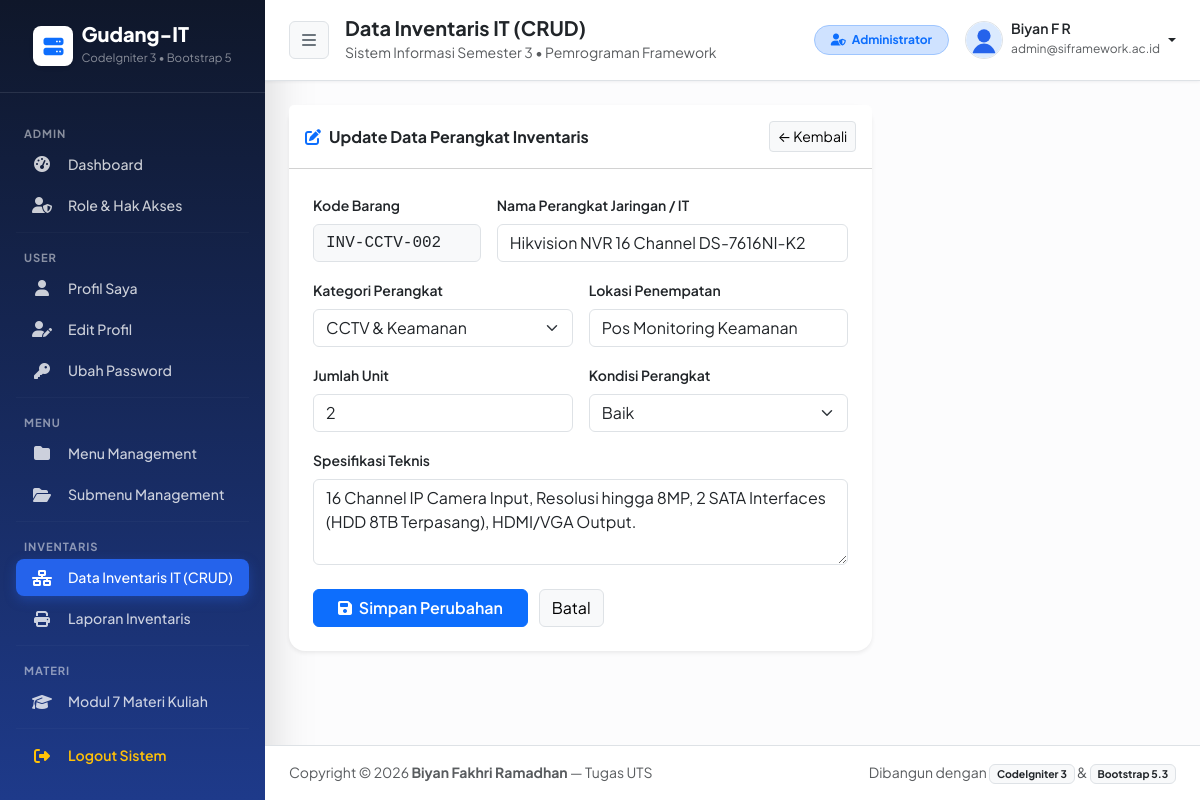
Page /inventaris/edit/2 (signed in) on the committed database.
### tables this page shows
CREATE TABLE `user_menu` (
  `id` int(11) NOT NULL AUTO_INCREMENT,
  `menu` varchar(128) NOT NULL,
  PRIMARY KEY (`id`)
);

CREATE TABLE `user_sub_menu` (
  `id` int(11) NOT NULL AUTO_INCREMENT,
  `menu_id` int(11) NOT NULL,
  `title` varchar(128) NOT NULL,
  `url` varchar(128) NOT NULL,
  `icon` varchar(128) NOT NULL,
  `is_active` int(1) NOT NULL DEFAULT 1,
  PRIMARY KEY (`id`),
  KEY `menu_id` (`menu_id`)
);

CREATE TABLE `user` (
  `id` int(11) NOT NULL AUTO_INCREMENT,
  `name` varchar(128) NOT NULL,
  `email` varchar(128) NOT NULL,
  `image` varchar(128) NOT NULL DEFAULT 'default.svg',
  `password` varchar(256) NOT NULL,
  `role_id` int(11) NOT NULL,
  `is_active` int(1) NOT NULL DEFAULT 1,
  `date_created` int(11) NOT NULL,
  PRIMARY KEY (`id`),
  UNIQUE KEY `email` (`email`)
);

CREATE TABLE `inventaris_it` (
  `id` int(11) NOT NULL AUTO_INCREMENT,
  `kode_barang` varchar(32) NOT NULL,
  `nama_barang` varchar(150) NOT NULL,
  `kategori` varchar(64) NOT NULL,
  `lokasi` varchar(128) NOT NULL,
  `jumlah` int(11) NOT NULL DEFAULT 1,
  `kondisi` enum('Baik','Perlu Perbaikan','Rusak') NOT NULL DEFAULT 'Baik',
  `spesifikasi` text DEFAULT NULL,
  `updated_at` datetime NOT NULL DEFAULT current_timestamp() ON UPDATE current_timestamp(),
  PRIMARY KEY (`id`),
  UNIQUE KEY `kode_barang` (`kode_barang`)
);

### application/controllers/Inventaris.php (called while the page is built, shortened)
<?php
class Inventaris extends CI_Controller
{
    public function __construct()
    {
        is_logged_in();
        $this->load->model('Inventaris_model', 'inventaris');
    }
    public function edit($id)
    {
        $data['title'] = 'Data Inventaris IT (CRUD)';
        $data['user'] = $this->db->get_where('user', ['email' => $this->session->userdata('email')])->row_array();
        $data['item'] = $this->inventaris->getInventarisById($id);
        $this->form_validation->set_rules('nama_barang', 'Nama Perangkat', 'required|trim');
        $this->form_validation->set_rules('kategori', 'Kategori', 'required|trim');
        $this->form_validation->set_rules('lokasi', 'Lokasi Penempatan', 'required|trim');
        $this->form_validation->set_rules('jumlah', 'Jumlah Unit', 'required|trim|numeric');
        $this->form_validation->set_rules('kondisi', 'Kondisi', 'required|trim');
        if ($this->form_validation->run() == false) {
            $this->load->view('templates/header', $data);
            $this->load->view('templates/sidebar', $data);
            $this->load->view('templates/topbar', $data);
            $this->load->view('inventaris/edit', $data);
            $this->load->view('templates/footer');
        }
    }
}

### index.php (called while the page is built, shortened)
<?php
require_once BASEPATH . 'core/CodeIgniter.php';

### application/helpers/wpu_helper.php (called while the page is built, shortened)
<?php
function is_logged_in()
{
    $ci = get_instance();
    if (!$ci->session->userdata('email')) {
        redirect('auth');
    } else {
        $menu = ucfirst(strtolower((string)$ci->uri->segment(1)));
        $queryMenu = $ci->db->get_where('user_menu', ['menu' => $menu])->row_array();
    }
}

### application/models/Inventaris_model.php (called while the page is built, shortened)
<?php
class Inventaris_model extends CI_Model
{
    public function getInventarisById($id)
    {
        return $this->db->get_where('inventaris_it', ['id' => $id])->row_array();
    }
}

### application/views/inventaris/edit.php (the view, shortened to what this page needs)
<div class="row">
    <div class="col-lg-8">
        <div class="card border-0 shadow-sm rounded-4">
            <div class="card-header bg-white py-3 d-flex justify-content-between align-items-center">
                <h6 class="m-0 fw-bold text-dark"><i class="fas fa-edit text-primary me-2"></i>Update Data Perangkat Inventaris</h6>
                <a href="<?= base_url('inventaris'); ?>" class="btn btn-light border btn-sm">&larr; Kembali</a>
            </div>
            <div class="card-body p-4">
                <form action="<?= base_url('inventaris/edit/' . $item['id']); ?>" method="post">
                    <div class="row g-3">
                        <div class="col-md-4">
                            <label class="form-label small fw-semibold">Kode Barang</label>
                            <input type="text" class="form-control font-monospace bg-light" name="kode_barang" value="<?= $item['kode_barang']; ?>" readonly>
                        </div>
                        <div class="col-md-8">
                            <label class="form-label small fw-semibold">Nama Perangkat Jaringan / IT</label>
                            <input type="text" class="form-control" name="nama_barang" value="<?= $item['nama_barang']; ?>" required>
                        </div>
                        <div class="col-md-6">
                            <label class="form-label small fw-semibold">Kategori Perangkat</label>
                            <select name="kategori" class="form-select" required>
                                <?php
                                $kategori_list = ['Router & Firewall', 'CCTV & Keamanan', 'Wireless & Radio', 'Fiber Optic & Kabel', 'Switch & Distribution', 'Alat Ukur & Teknisi'];
                                foreach ($kategori_list as $kat) :
                                ?>
                                    <option value="<?= $kat; ?>" <?= ($item['kategori'] == $kat) ? 'selected' : ''; ?>><?= $kat; ?></option>
                                <?php endforeach; ?>
                            </select>
                        </div>
                        <div class="col-md-6">
                            <label class="form-label small fw-semibold">Lokasi Penempatan</label>
                            <input type="text" class="form-control" name="lokasi" value="<?= $item['lokasi']; ?>" required>
                        </div>
                        <div class="col-md-6">
                            <label class="form-label small fw-semibold">Jumlah Unit</label>
                            <input type="number" class="form-control" name="jumlah" value="<?= $item['jumlah']; ?>" min="1" required>
                        </div>
                        <div class="col-md-6">
                            <label class="form-label small fw-semibold">Kondisi Perangkat</label>
                            <select name="kondisi" class="form-select" required>
                                <option value="Baik" <?= ($item['kondisi'] == 'Baik') ? 'selected' : ''; ?>>Baik</option>
                            </select>
                        </div>
                        <div class="col-12">
                            <label class="form-label small fw-semibold">Spesifikasi Teknis</label>
                            <textarea class="form-control" name="spesifikasi" rows="3"><?= $item['spesifikasi']; ?></textarea>
                        </div>
                        <div class="col-12 pt-2">
                            <button type="submit" class="btn btn-primary px-4 fw-semibold"><i class="fas fa-save me-1"></i> Simpan Perubahan</button>
                            <a href="<?= base_url('inventaris'); ?>" class="btn btn-light border ms-2">Batal</a>
                        </div>
                    </div>
                </form>
            </div>
        </div>
    </div>
</div>

### application/views/templates/sidebar.php
<aside id="sidebar-wrapper" class="sidebar-gradient text-white shadow-lg">
    <div class="sidebar-brand d-flex align-items-center justify-content-center py-4 px-3 border-bottom border-white border-opacity-10">
        <div class="brand-icon bg-white text-primary rounded-3 d-flex align-items-center justify-content-center me-2 shadow-sm" style="width:40px;height:40px;">
            <i class="fas fa-server fa-lg"></i>
        </div>
        <div class="text-start">
            <div class="fw-extrabold fs-5 lh-1 tracking-tight">Gudang-IT</div>
            <small class="text-white-50" style="font-size: 0.72rem;">CodeIgniter 3 &bull; Bootstrap 5</small>
        </div>
    </div>
    <div class="sidebar-nav px-3 py-3">
        <?php
        $role_id = $this->session->userdata('role_id');
        $queryMenu = "SELECT `user_menu`.`id`, `menu`
                        FROM `user_menu` JOIN `user_access_menu`
                          ON `user_menu`.`id` = `user_access_menu`.`menu_id`
                       WHERE `user_access_menu`.`role_id` = $role_id
                    ORDER BY `user_access_menu`.`menu_id` ASC";
        $menu = $this->db->query($queryMenu)->result_array();
        ?>
        <?php foreach ($menu as $m) : ?>
            <div class="sidebar-heading text-uppercase fw-bold text-white-50 mt-3 mb-1 px-2" style="font-size: 0.70rem; letter-spacing: 0.08em;">
                <?= $m['menu']; ?>
            </div>
            <?php
            $menuId = $m['id'];
            $querySubMenu = "SELECT *
                               FROM `user_sub_menu` JOIN `user_menu`
                                 ON `user_sub_menu`.`menu_id` = `user_menu`.`id`
                              WHERE `user_sub_menu`.`menu_id` = $menuId
                                AND `user_sub_menu`.`is_active` = 1";
            $subMenu = $this->db->query($querySubMenu)->result_array();
            ?>
            <?php foreach ($subMenu as $sm) : ?>
                <?php $isActive = ($title == $sm['title']) ? 'active' : ''; ?>
                <a href="<?= base_url($sm['url']); ?>" class="nav-link-sidebar d-flex align-items-center rounded-3 px-3 py-2 mb-1 text-decoration-none <?= $isActive; ?>">
                    <i class="<?= $sm['icon']; ?> me-3 text-center" style="width: 20px;"></i>
                    <span class="fw-medium" style="font-size: 0.88rem;"><?= $sm['title']; ?></span>
                </a>
            <?php endforeach; ?>
            <hr class="border-white border-opacity-10 my-2">
        <?php endforeach; ?>
        <a href="<?= base_url('auth/logout'); ?>" class="nav-link-sidebar d-flex align-items-center rounded-3 px-3 py-2 mt-2 text-decoration-none text-warning" data-bs-toggle="modal" data-bs-target="#logoutModal">
            <i class="fas fa-fw fa-sign-out-alt me-3 text-center" style="width: 20px;"></i>
            <span class="fw-semibold" style="font-size: 0.88rem;">Logout Sistem</span>
        </a>
    </div>
</aside>

### application/views/templates/topbar.php (shortened to what this page needs)
<div id="page-content-wrapper" class="w-100 d-flex flex-column min-vh-100">
      <nav class="navbar navbar-expand-lg navbar-light bg-white border-bottom shadow-xs px-4 py-3 sticky-top no-print">
          <div class="d-flex align-items-center">
              <button class="btn btn-light border me-3" id="sidebarToggle" title="Toggle Menu">
                  <i class="fas fa-bars text-secondary"></i>
              </button>
              <div>
                  <h5 class="mb-0 fw-bold text-dark"><?= $title; ?></h5>
                  <small class="text-muted">Sistem Informasi Semester 3 &bull; Pemrograman Framework</small>
              </div>
          </div>
          <div class="ms-auto d-flex align-items-center gap-3">
              <span class="badge <?= ($user['role_id'] == 1) ? 'bg-primary-subtle text-primary border border-primary-subtle' : 'bg-success-subtle text-success border border-success-subtle'; ?> px-3 py-2 rounded-pill d-none d-md-inline-block">
                  <i class="fas <?= ($user['role_id'] == 1) ? 'fa-user-shield' : 'fa-user-cog'; ?> me-1"></i>
                  <?= ($user['role_id'] == 1) ? 'Administrator' : 'Member / Teknisi'; ?>
              </span>
              <div class="dropdown">
                  <a class="d-flex align-items-center text-decoration-none dropdown-toggle text-dark" href="#" role="button" data-bs-toggle="dropdown">
                      <img src="<?= base_url('assets/img/' . $user['image']); ?>" alt="Profile" class="rounded-circle border me-2" width="38" height="38">
                      <div class="d-none d-sm-block text-start me-1">
                          <div class="fw-semibold lh-1" style="font-size:0.88rem;"><?= $user['name']; ?></div>
                          <small class="text-muted" style="font-size:0.75rem;"><?= $user['email']; ?></small>
                      </div>
                  </a>
              </div>
          </div>
      </nav>
      <main class="container-fluid px-4 py-4 flex-grow-1">

### assets/css/style.css (style rules this page uses)
body { font-family: 'Plus Jakarta Sans', -apple-system, BlinkMacSystemFont, sans-serif; background-color: #f4f7fe; color: #1e293b; }
.fw-extrabold { font-weight: 800; }
.shadow-xs { box-shadow: 0 1px 3px rgba(15, 23, 42, 0.06); }
#sidebar-wrapper { min-height: 100vh; width: 265px; flex-shrink: 0; background: linear-gradient(180deg, #0f172a 0%, #1e3a8a 100%); transition: margin 0.25s ease-out; }
.nav-link-sidebar { color: rgba(255, 255, 255, 0.78); transition: all 0.18s ease; }
.nav-link-sidebar.active { color: #ffffff; background-color: #2563eb; font-weight: 700; box-shadow: 0 4px 12px rgba(37, 99, 235, 0.35); }

### rows in the picture
user_menu: menu "ADMIN"
user_sub_menu: title "Dashboard"
user_sub_menu: title "Role & Hak Akses"
user_menu: menu "USER"
user_sub_menu: title "Profil Saya"
user_sub_menu: title "Edit Profil"
user_sub_menu: title "Ubah Password"
user_menu: menu "MENU"
user_sub_menu: title "Menu Management"
user_sub_menu: title "Submenu Management"
user_menu: menu "INVENTARIS"
user_sub_menu: title "Data Inventaris IT (CRUD)"
user_sub_menu: title "Laporan Inventaris"
user_menu: menu "MATERI"
user_sub_menu: title "Modul 7 Materi Kuliah"
user: image (placeholder picture), name "Biyan F R", email "admin@siframework.ac.id"
inventaris_it: kode_barang "INV-CCTV-002", nama_barang "Hikvision NVR 16 Channel DS-7616NI-K2", kategori "CCTV & Keamanan", lokasi "Pos Monitoring Keamanan", jumlah "2", kondisi "Baik", spesifikasi "16 Channel IP Camera Input, Resolusi hingga 8MP, 2 SATA Interfaces (HDD 8TB Terpasang), HDMI/VGA Output."

### other values in the picture
$title "Data Inventaris IT (CRUD)"
